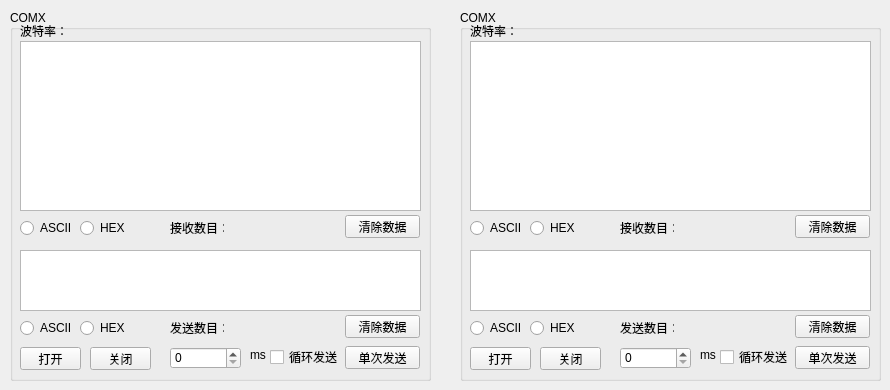
    <widget class="QWidget" name="tab_2">
     <attribute name="title">
      <string>Monitor2</string>
     </attribute>
     <widget class="QGroupBox" name="groupBox_31">
      <property name="geometry">
       <rect>
        <x>10</x>
        <y>10</y>
        <width>421</width>
        <height>371</height>
       </rect>
      </property>
      <property name="title">
       <string>COMX</string>
      </property>
      <widget class="QTextEdit" name="textEdit_31">
       <property name="geometry">
        <rect>
         <x>10</x>
         <y>31</y>
         <width>401</width>
         <height>170</height>
        </rect>
       </property>
       <property name="readOnly">
        <bool>true</bool>
       </property>
      </widget>
      <widget class="QPushButton" name="btn_clr_31">
       <property name="geometry">
        <rect>
         <x>335</x>
         <y>205</y>
         <width>75</width>
         <height>23</height>
        </rect>
       </property>
       <property name="text">
        <string>清除数据</string>
       </property>
      </widget>
      <widget class="QRadioButton" name="radioButton_33_ascii">
       <property name="geometry">
        <rect>
         <x>10</x>
         <y>210</y>
         <width>51</width>
         <height>16</height>
        </rect>
       </property>
       <property name="text">
        <string>ASCII</string>
       </property>
       <attribute name="buttonGroup">
        <string notr="true">buttonGroup_6</string>
       </attribute>
      </widget>
      <widget class="QRadioButton" name="radioButton_33_hex">
       <property name="geometry">
        <rect>
         <x>70</x>
         <y>210</y>
         <width>51</width>
         <height>16</height>
        </rect>
       </property>
       <property name="text">
        <string>HEX</string>
       </property>
       <attribute name="buttonGroup">
        <string notr="true">buttonGroup_6</string>
       </attribute>
      </widget>
      <widget class="QTextEdit" name="textEdit_32">
       <property name="geometry">
        <rect>
         <x>10</x>
         <y>240</y>
         <width>401</width>
         <height>61</height>
        </rect>
       </property>
      </widget>
      <widget class="QRadioButton" name="radioButton_33_ascii_2">
       <property name="geometry">
        <rect>
         <x>10</x>
         <y>310</y>
         <width>51</width>
         <height>16</height>
        </rect>
       </property>
       <property name="text">
        <string>ASCII</string>
       </property>
       <attribute name="buttonGroup">
        <string notr="true">buttonGroup_9</string>
       </attribute>
      </widget>
      <widget class="QRadioButton" name="radioButton_33_hex_2">
       <property name="geometry">
        <rect>
         <x>70</x>
         <y>310</y>
         <width>51</width>
         <height>16</height>
        </rect>
       </property>
       <property name="text">
        <string>HEX</string>
       </property>
       <attribute name="buttonGroup">
        <string notr="true">buttonGroup_9</string>
       </attribute>
      </widget>
      <widget class="QPushButton" name="btn_clr_32">
       <property name="geometry">
        <rect>
         <x>335</x>
         <y>305</y>
         <width>75</width>
         <height>23</height>
        </rect>
       </property>
       <property name="text">
        <string>清除数据</string>
       </property>
      </widget>
      <widget class="QSpinBox" name="spinBox_31">
       <property name="geometry">
        <rect>
         <x>160</x>
         <y>337</y>
         <width>71</width>
         <height>22</height>
        </rect>
       </property>
      </widget>
      <widget class="QLabel" name="label_4">
       <property name="geometry">
        <rect>
         <x>240</x>
         <y>337</y>
         <width>21</width>
         <height>16</height>
        </rect>
       </property>
       <property name="text">
        <string>ms</string>
       </property>
      </widget>
      <widget class="QCheckBox" name="checkBox_32">
       <property name="geometry">
        <rect>
         <x>260</x>
         <y>339</y>
         <width>71</width>
         <height>16</height>
        </rect>
       </property>
       <property name="text">
        <string>循环发送</string>
       </property>
      </widget>
      <widget class="QPushButton" name="btn_open_3">
       <property name="geometry">
        <rect>
         <x>10</x>
         <y>337</y>
         <width>61</width>
         <height>23</height>
        </rect>
       </property>
       <property name="text">
        <string>打开</string>
       </property>
      </widget>
      <widget class="QPushButton" name="btn_close_3">
       <property name="geometry">
        <rect>
         <x>80</x>
         <y>337</y>
         <width>61</width>
         <height>23</height>
        </rect>
       </property>
       <property name="text">
        <string>关闭</string>
       </property>
      </widget>
      <widget class="QPushButton" name="btn_send_3">
       <property name="geometry">
        <rect>
         <x>335</x>
         <y>336</y>
         <width>75</width>
         <height>23</height>
        </rect>
       </property>
       <property name="text">
        <string>单次发送</string>
       </property>
      </widget>
      <widget class="QLabel" name="label_333">
       <property name="geometry">
        <rect>
         <x>10</x>
         <y>13</y>
         <width>51</width>
         <height>16</height>
        </rect>
       </property>
       <property name="text">
        <string>波特率：</string>
       </property>
      </widget>
      <widget class="QLabel" name="label_12">
       <property name="geometry">
        <rect>
         <x>160</x>
         <y>212</y>
         <width>54</width>
         <height>12</height>
        </rect>
       </property>
       <property name="text">
        <string>接收数目：</string>
       </property>
      </widget>
      <widget class="QLabel" name="label_13">
       <property name="geometry">
        <rect>
         <x>160</x>
         <y>312</y>
         <width>54</width>
         <height>12</height>
        </rect>
       </property>
       <property name="text">
        <string>发送数目：</string>
       </property>
      </widget>
      <widget class="QLabel" name="label_35">
       <property name="geometry">
        <rect>
         <x>220</x>
         <y>212</y>
         <width>111</width>
         <height>16</height>
        </rect>
       </property>
       <property name="text">
        <string/>
       </property>
      </widget>
      <widget class="QLabel" name="label_36">
       <property name="geometry">
        <rect>
         <x>220</x>
         <y>312</y>
         <width>111</width>
         <height>16</height>
        </rect>
       </property>
       <property name="text">
        <string/>
       </property>
      </widget>
     </widget>
     <widget class="QGroupBox" name="groupBox_41">
      <property name="geometry">
       <rect>
        <x>460</x>
        <y>10</y>
        <width>421</width>
        <height>371</height>
       </rect>
      </property>
      <property name="title">
       <string>COMX</string>
      </property>
      <widget class="QTextEdit" name="textEdit_41">
       <property name="geometry">
        <rect>
         <x>10</x>
         <y>31</y>
         <width>401</width>
         <height>170</height>
        </rect>
       </property>
       <property name="readOnly">
        <bool>true</bool>
       </property>
      </widget>
      <widget class="QRadioButton" name="radioButton_44_ascii">
       <property name="geometry">
        <rect>
         <x>10</x>
         <y>210</y>
         <width>51</width>
         <height>16</height>
        </rect>
       </property>
       <property name="text">
        <string>ASCII</string>
       </property>
       <attribute name="buttonGroup">
        <string notr="true">buttonGroup_7</string>
       </attribute>
      </widget>
      <widget class="QRadioButton" name="radioButton_44_hex">
       <property name="geometry">
        <rect>
         <x>70</x>
         <y>210</y>
         <width>51</width>
         <height>16</height>
        </rect>
       </property>
       <property name="text">
        <string>HEX</string>
       </property>
       <attribute name="buttonGroup">
        <string notr="true">buttonGroup_7</string>
       </attribute>
      </widget>
      <widget class="QPushButton" name="btn_clr_41">
       <property name="geometry">
        <rect>
         <x>335</x>
         <y>205</y>
         <width>75</width>
         <height>23</height>
        </rect>
       </property>
       <property name="text">
        <string>清除数据</string>
       </property>
      </widget>
      <widget class="QTextEdit" name="textEdit_42">
       <property name="geometry">
        <rect>
         <x>10</x>
         <y>240</y>
         <width>401</width>
         <height>61</height>
        </rect>
       </property>
      </widget>
      <widget class="QRadioButton" name="radioButton_44_ascii_2">
       <property name="geometry">
        <rect>
         <x>10</x>
         <y>310</y>
         <width>51</width>
         <height>16</height>
        </rect>
       </property>
       <property name="text">
        <string>ASCII</string>
       </property>
       <attribute name="buttonGroup">
        <string notr="true">buttonGroup_8</string>
       </attribute>
      </widget>
      <widget class="QRadioButton" name="radioButton_44_hex_2">
       <property name="geometry">
        <rect>
         <x>70</x>
         <y>310</y>
         <width>51</width>
         <height>16</height>
        </rect>
       </property>
       <property name="text">
        <string>HEX</string>
       </property>
       <attribute name="buttonGroup">
        <string notr="true">buttonGroup_8</string>
       </attribute>
      </widget>
      <widget class="QPushButton" name="btn_clr_42">
       <property name="geometry">
        <rect>
         <x>335</x>
         <y>305</y>
         <width>75</width>
         <height>23</height>
        </rect>
       </property>
       <property name="text">
        <string>清除数据</string>
       </property>
      </widget>
      <widget class="QSpinBox" name="spinBox_41">
       <property name="geometry">
        <rect>
         <x>160</x>
         <y>337</y>
         <width>71</width>
         <height>22</height>
        </rect>
       </property>
      </widget>
      <widget class="QLabel" name="label_6">
       <property name="geometry">
        <rect>
         <x>240</x>
         <y>337</y>
         <width>21</width>
         <height>16</height>
        </rect>
       </property>
       <property name="text">
        <string>ms</string>
       </property>
      </widget>
      <widget class="QCheckBox" name="checkBox_42">
       <property name="geometry">
        <rect>
         <x>260</x>
         <y>339</y>
         <width>71</width>
         <height>16</height>
        </rect>
       </property>
       <property name="text">
        <string>循环发送</string>
       </property>
      </widget>
      <widget class="QPushButton" name="btn_open_4">
       <property name="geometry">
        <rect>
         <x>10</x>
         <y>337</y>
         <width>61</width>
         <height>23</height>
        </rect>
       </property>
       <property name="text">
        <string>打开</string>
       </property>
      </widget>
      <widget class="QPushButton" name="btn_close_4">
       <property name="geometry">
        <rect>
         <x>80</x>
         <y>337</y>
         <width>61</width>
         <height>23</height>
        </rect>
       </property>
       <property name="text">
        <string>关闭</string>
       </property>
      </widget>
      <widget class="QPushButton" name="btn_send_4">
       <property name="geometry">
        <rect>
         <x>335</x>
         <y>336</y>
         <width>75</width>
         <height>23</height>
        </rect>
       </property>
       <property name="text">
        <string>单次发送</string>
       </property>
      </widget>
      <widget class="QLabel" name="label_444">
       <property name="geometry">
        <rect>
         <x>10</x>
         <y>13</y>
         <width>51</width>
         <height>16</height>
        </rect>
       </property>
       <property name="text">
        <string>波特率：</string>
       </property>
      </widget>
      <widget class="QLabel" name="label_45">
       <property name="geometry">
        <rect>
         <x>220</x>
         <y>212</y>
         <width>111</width>
         <height>16</height>
        </rect>
       </property>
       <property name="text">
        <string/>
       </property>
      </widget>
      <widget class="QLabel" name="label_14">
       <property name="geometry">
        <rect>
         <x>160</x>
         <y>212</y>
         <width>54</width>
         <height>12</height>
        </rect>
       </property>
       <property name="text">
        <string>接收数目：</string>
       </property>
      </widget>
      <widget class="QLabel" name="label_46">
       <property name="geometry">
        <rect>
         <x>220</x>
         <y>312</y>
         <width>111</width>
         <height>16</height>
        </rect>
       </property>
       <property name="text">
        <string/>
       </property>
      </widget>
      <widget class="QLabel" name="label_17">
       <property name="geometry">
        <rect>
         <x>160</x>
         <y>312</y>
         <width>54</width>
         <height>12</height>
        </rect>
       </property>
       <property name="text">
        <string>发送数目：</string>
       </property>
      </widget>
     </widget>
    </widget>
